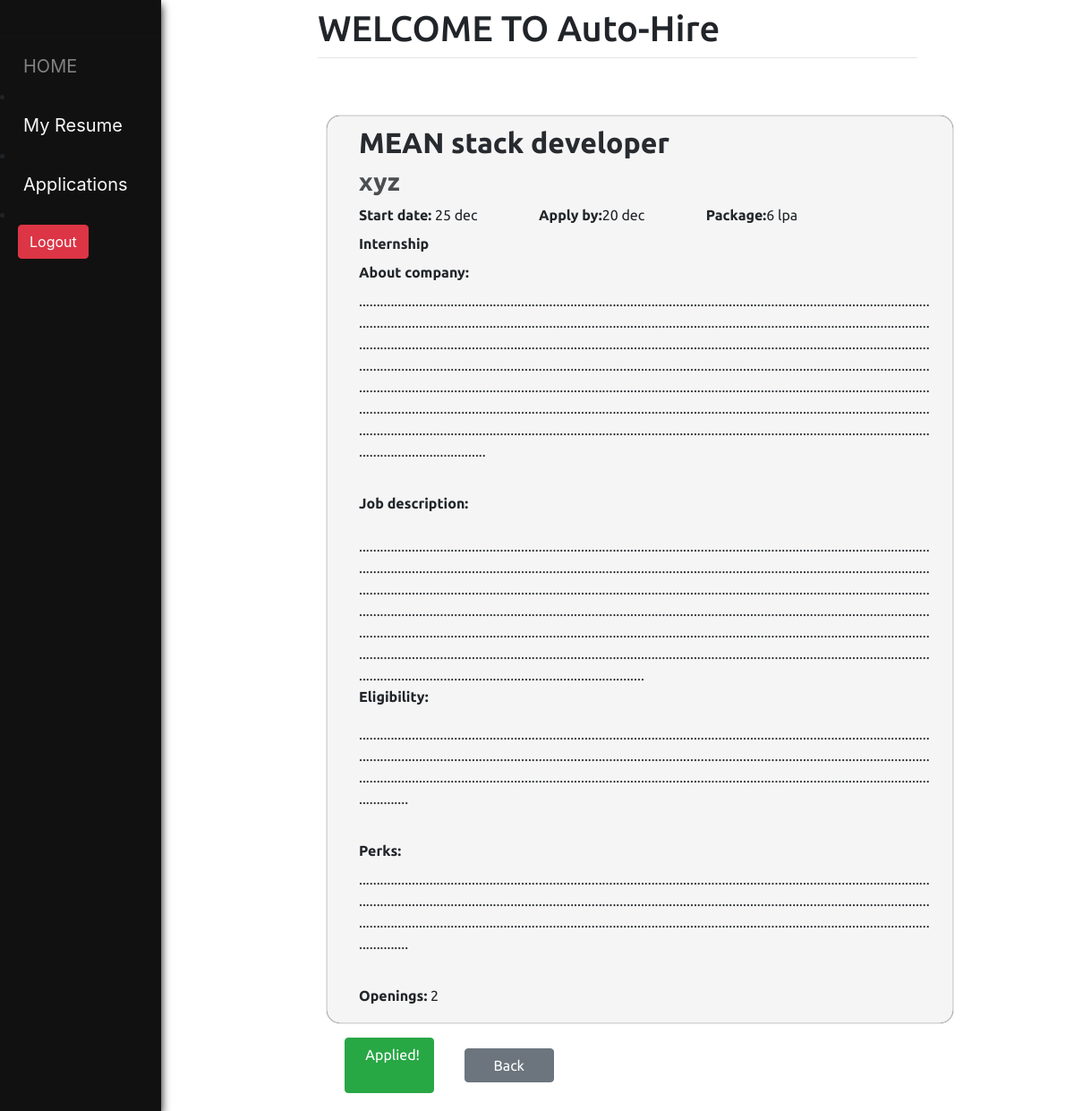
Screenshot of /applied_jobdeatils_view/1 (signed in) with the database file from the repository.
### home/models.py (models this page shows, shortened)
class Job(models.Model):
    jobType = (('','Choose job-type:'),
               ('Internship','Internship'),
               ('Part-Time','Part-Time'),
               ('Full-time','Full-time'),
    )
    position = models.CharField(max_length=200, null=False)
    company = models.CharField(max_length=200, null=False)
    start_date = models.CharField(max_length=200, null=False)
    job_type = models.CharField(max_length=50, null=False, choices=jobType)
    package = models.CharField(max_length=200, null=False)
    apply_by = models.CharField(max_length=200, null=False)
    location = models.CharField(max_length=200, null=True)
    about_company = models.TextField(max_length=1500, null=False)
    job_description = models.TextField(max_length=1500, null=False)
    eligibility = models.TextField(max_length=500, null=False)
    perks = models.TextField(max_length=500, null=False)
    openings = models.IntegerField( null=False)
    created_by = models.ForeignKey(User, on_delete=models.CASCADE)

### home/views.py (the view)
# urls.py: path('applied_jobdeatils_view/<int:pk>', views.applied_jobdeatils_view, name='applied_jobdeatils_view'),
def applied_jobdeatils_view(request, pk):
    job = Job.objects.get(pk=pk)
    return render(request, 'home/applied_job_detail.html', {'job':job})

### home/templatetags/has_group.py (called while the page is built)
@register.filter(name='has_group')
def has_group(user, group_name):
    return user.groups.filter(name=group_name).exists()

### home/templates/home/applied_job_detail.html (shortened to what this page needs)
{% extends 'home/index.html' %}
{% load has_group %}
{% block content %}
    <div style="margin-bottom: 20px">
        <main class="mt-3 pt-4">
            <div class="container dark-grey-text">
                <div class="row wow fadeIn">
                    <div class="card mb-3" style="height: fit-content; border-radius:15px; width:700px; max-width:fixed;  background-color: #f5f5f5; box-shadow: 0px 0px 1px #000000; padding: 10px 10px 10px 10px">
                        <div class="col">
                            <div style="margin-left: 10px">
                                <h2 style="opacity:97%"><b>{{ job.position }}</b></h2>
                                <h3 style="opacity:80%"><b>{{ job.company }}</b></h3>
                                <label style="margin-right:50px"><b>Start date:</b> {{job.start_date}} &nbsp; &nbsp;</label>
                                <label style="margin-right:50px"><b>Apply by:</b>{{job.apply_by}} &nbsp; &nbsp;</label>
                                <label><b>Package:</b>{{job.package}} &nbsp; &nbsp;</label><br>
                                <label><b>{{job.job_type}}</b></label><br>
                                <label ><b>About company:</b></label>
                                <p style="margin-bottom:10px">{{job.about_company}}<p><br>
                                <label><b>Job description:</b></label>
                                <p style="margin-bottom:10px"> {{job.job_description}}<br>
                                <label><b>Eligibility:</b></label>
                                <p style="margin-bottom:10px">{{job.eligibility}}</p><br>
                                <label><b>Perks:</b></label>
                                <p style="margin-bottom:10px">{{job.perks}}</p><br>
                                <label><b>Openings:</b> {{job.openings}} </label><br>
                            </div>
                        </div>
                    </div>
                </div>
            </div>
        </main>
        {% if user.is_authenticated %}
                <a href="" class="btn btn-success btn-md my-0 p" style="margin-right:30px; top:10px; margin-left:20px; width:100px; margin-bottom:40px;" disabled>&nbsp; Applied! &nbsp;</a>
                <a href="{% url 'home:application_view' %}" class="btn btn-secondary btn-md my-2 p" style="  margin-bottom:10px; width:100px">&nbsp; Back &nbsp;</a>
        {% endif %}
    </div>
{% endblock content %}

### rows the page displays
Job: position "MEAN stack developer", company "xyz", start_date "25 dec", apply_by "20 dec", package "6 lpa", job_type "Internship", about_company "............................................................................................................................................................................................................................................................................................................................................................................................................................................................................................................................................................................................................................................................................................................................…", job_description "............................................................................................................................................................................................................................................................................................................................................................................................................................................................................................................................................................................................................................................................................................................................…", eligibility "....................................................................................................................................................................................................................................................................................................................................................................................................................................................................................................................", perks "....................................................................................................................................................................................................................................................................................................................................................................................................................................................................................................................", openings "2"
